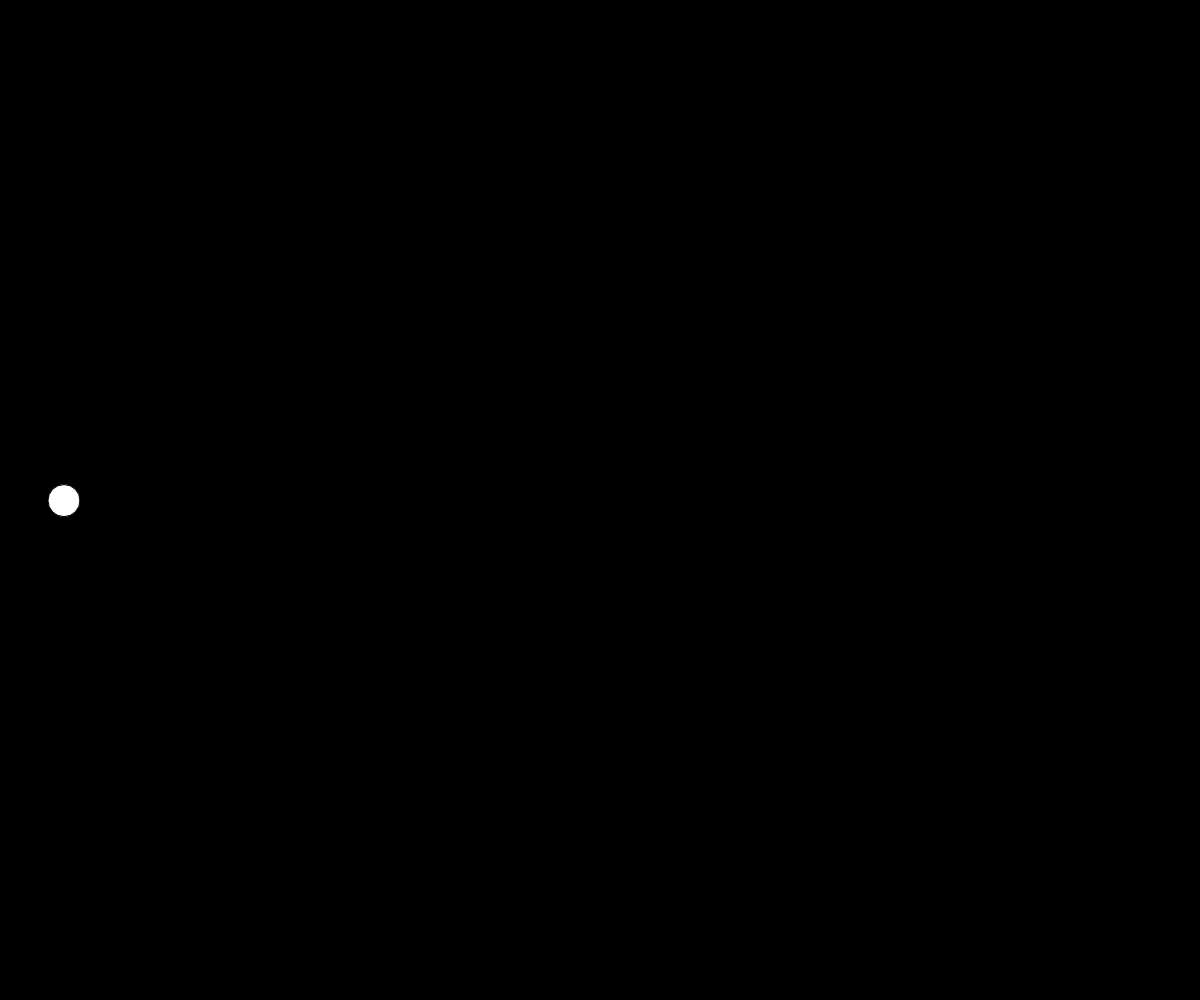
Frame 1 (no input)
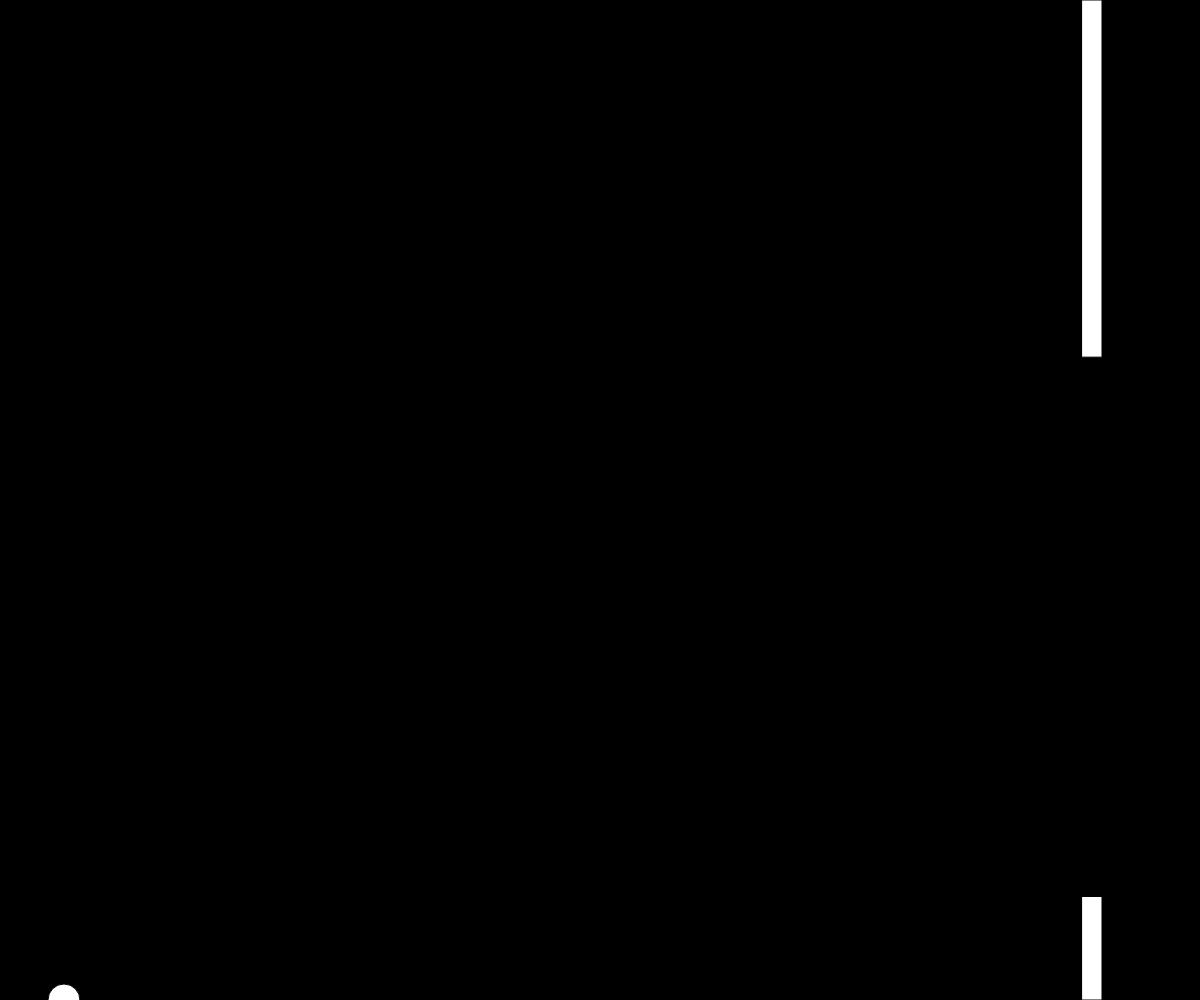
Frame 60 (no input)
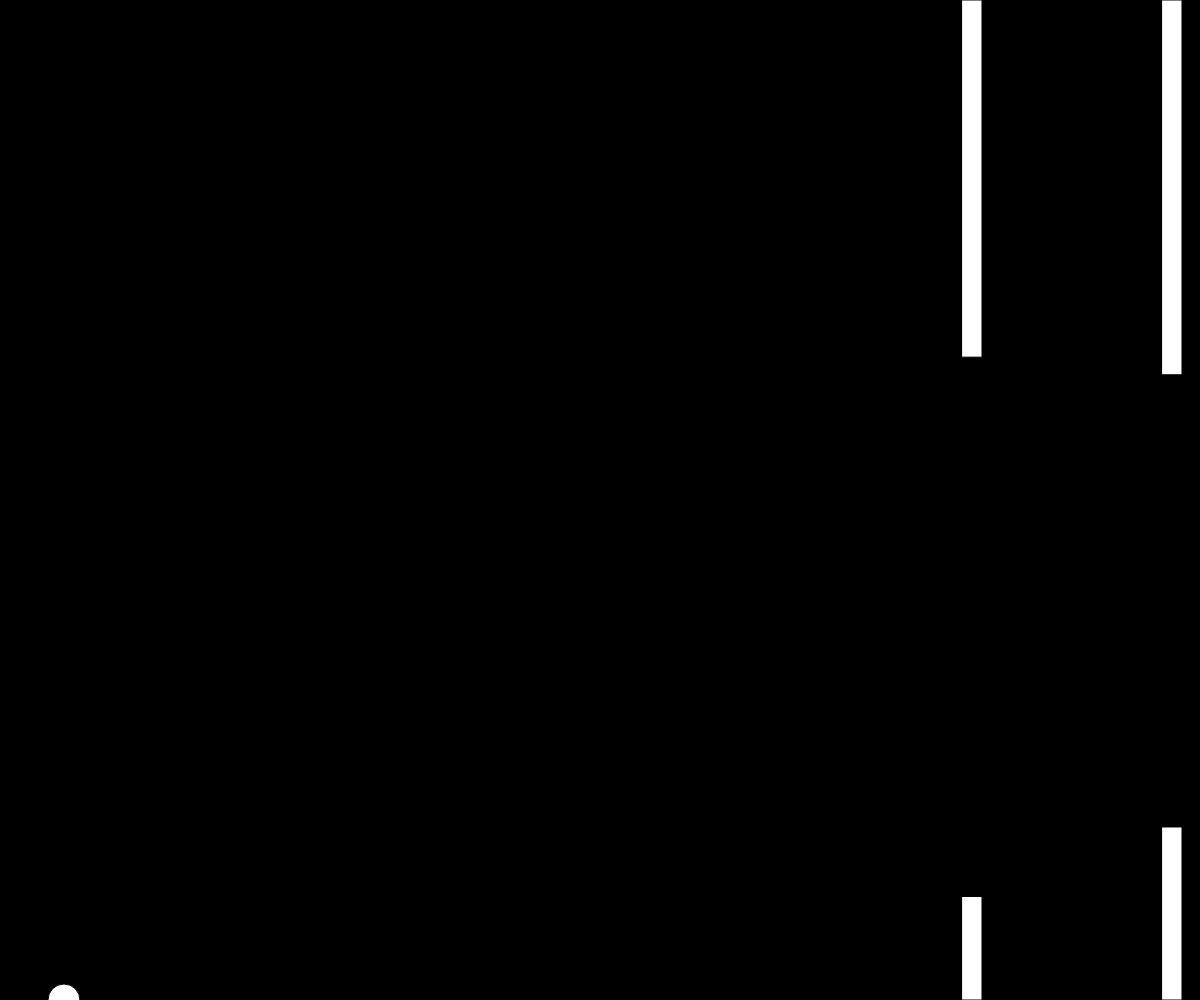
Frame 120 (the mouse pressed at the canvas centre since frame 60)

The p5.js sketch that drew these frames (run headless with seeded random() and noise() and a simulated clock; from frame 60 on, the mouse is pressed at the canvas centre):

// p5.js sketch
// ── sketch.js
var bird;
var pipes = [];
function setup() {
	createCanvas(windowWidth, windowHeight);
	bird = new Bird();
	pipes.push(new Pipe());
}

function draw() {
	background(0);
	for (var i = pipes.length - 1; i >= 0; i--){
		pipes[i].show();
		pipes[i].update();

		if (pipes[i].hits(bird)){
			console.log("HIT");
		}
		if (pipes[i].offscreen()){
			pipes.splice(i, 1);
		}
	}

	bird.update();
	bird.show();

		if (frameCount % 100 === 0){
			pipes.push(new Pipe());
		}
}

function keyPressed(){
	if (key === ' '){
		bird.up();
	}
}

// ── bird.js
function Bird(){
  this.y = height/2;
  this.x = 64;

  this.gravity = 0.6;
  this.lift = -15;
  this. vel = 0;

  this.show = function(){
    fill(255);
    ellipse(this.x, this.y, 32, 32);
  }
  this.up = function(){
    this.vel += this.lift;
  }
  this.update = function(){
    this.vel += this.gravity;
    this.y += this.vel;

    if (this.y > height){
      this.y = height;
      this.vel = 0;
    }
    if(this.y < 0){
      this.y = 0;
      this.vel = 0;
    }
  }
}

// ── pipe.js
function Pipe(){
  this.top = random(height/2);
  this.bottom = random(height/2);
  this.x = width;
  this.w = 20;
  this.speed = 2;
  this.highlight = false;

  this.hits = function(bird){
    if (bird.y <this.top || bird.y > height - this.bottom){
      if (bird.x > this.x && bird.x <this.x+this.w){
        this.highlight = true;
        return true;
      }

    }
    this.highlight = false;
    return false;
  }
  this.show = function(){
      fill(255);
    if (this.highlight === true){
      fill(255, 0, 0);
    }

    rect(this.x, 0, this.w, this.top);
    rect(this.x, height-this.bottom, this.w, this.bottom);
  }
  this.update = function(){
    this.x -= this.speed;
  }
  this.offscreen = function(){
    if (this.x < -this.w){
      return true;
    }
    else{
      return false;
    }
  }
}
